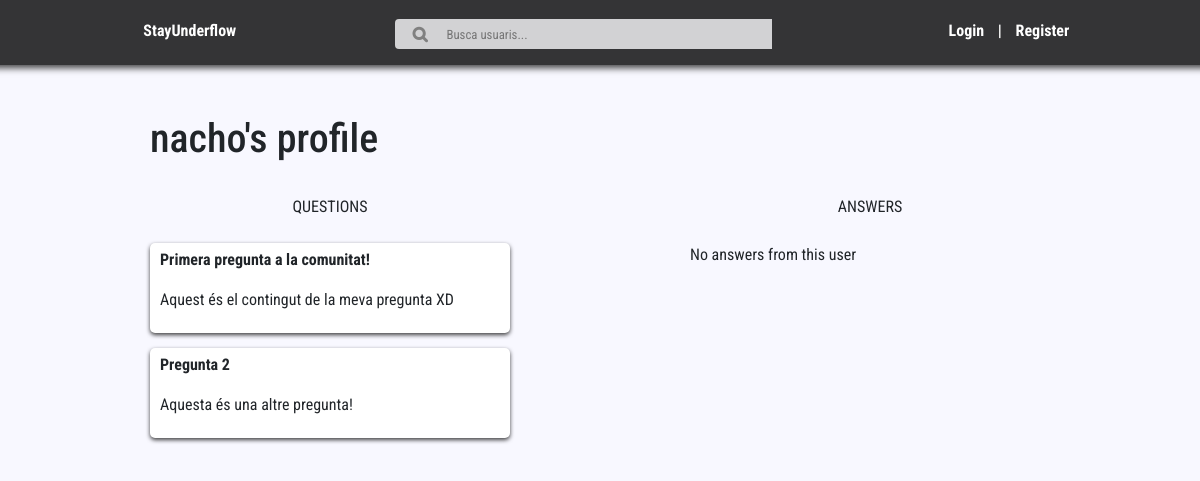
Page /profile/nacho/ on the committed database.
### StayUnderflow_WebApp/models.py (models this page shows, shortened)
class Post(models.Model):
    title = models.CharField(max_length=100)
    content = models.TextField()
    date_posted = models.DateTimeField(default=get_time_local()) # en el cas de no posar data es posa la data actual del sistema per defecte
    author = models.ForeignKey(User, on_delete= models.CASCADE) # quan s'elimina un usuari també s'eliminen els seus posts

### StayUnderflow_WebApp/views.py (the view)
# urls.py: url(r'^profile/(?P<username>.*)/$', views.other_profile, name='profile'),
def other_profile(request,username=""):
    id = User.objects.get(username=username).id
    posts = [(x.title,x.content) for x in Post.objects.filter(author_id=id)]
    answers = [(x.post_id, x.content) for x in Answer.objects.filter(author_id=id)]
    answers = [(y, Post.objects.get(id=x).title) for x, y in answers]
    return render(request, 'stay_underflow/profile.html', {
        "username":username,
        "posts": posts,
        "answers": answers
    })

### templates/stay_underflow/profile.html (shortened to what this page needs)
<head>
</head>
{% extends 'stay_underflow/base.html' %}
{% block content %}
    <div>
        <h1>{{ username }}'s profile</h1>
    </div>
    <br>
    <div class="profile">
        <div class="questions" style="float: left">
            <div style="text-align: center">QUESTIONS</div>
        <br>
            {% if  posts%}
                {% for post in posts %}
                    <div class="content">
                        <p><b>{{post.0 }}</b></p>
                        <p>{{ post.1 }}</p>
                    </div>
                {% endfor %}
            {% else %}
                <div>No posts from this user</div>
            {% endif %}
        </div>
        <div class="questions" style="float: right">
            <div style="text-align: center">ANSWERS</div>
        <br>
            {% if  answers%}
                {% for answer in answers %}
                    <div class="content">
                        <p>Responded: <b>{{answer.0 }}</b></p>
                        <p>To:{{ answer.1 }}</p>
                    </div>
                {% endfor %}
            {% else %}
                <div>No answers from this user</div>
            {% endif %}
        </div>
    </div>
{% endblock %}

### StayUnderflow_WebApp/static/css/stayunderflow.css (style rules this page uses)
.profile:after { content: ""; display: table; clear: both; align-content: space-between !important; }
.profile { width: 100%; align-content: space-between !important; }
.questions { width: 40%; }
.content { background-color: white; border-radius: 5px; padding: 5px; padding-left: 10px; margin-bottom: 15px; -webkit-box-shadow: 0px 2px 4px 0px rgba(0,0,0,0.75); -moz-box-shadow: 0px 2px 4px 0px rgba(0,0,0,0.75); box-shadow: 0px 2px 4px 0px rgba(0,0,0,0.75); }

### StayUnderflow_WebApp/static/css/login.css (style rules this page uses)
body { background-color: ghostwhite; font-family: 'Roboto Condensed', sans-serif; font-size: 1em; margin: 0; }

### rows in the picture
Post: title "Primera pregunta a la comunitat!", content "Aquest és el contingut de la meva pregunta XD"
Post: title "Pregunta 2", content "Aquesta és una altre pregunta!"

### other values in the picture
{{ username }} "nacho"
